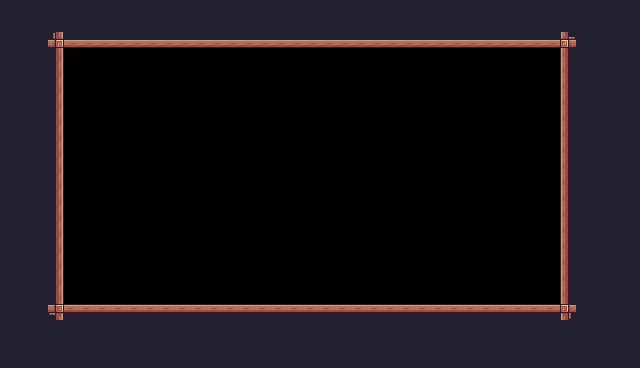

This game map was drawn from its Tiled (.tmx) file and the tilesets committed beside it. A one-line description and the full map source follow:
An orthogonal 40x23 tile map with 16x16 px tiles, 1 tile layer (Background) and 1 object (Player).

<map version="1.10" tiledversion="1.10.2" orientation="orthogonal" renderorder="right-down" width="40" height="23" tilewidth="16" tileheight="16" infinite="0" nextlayerid="4" nextobjectid="53">
 <tileset firstgid="1" source="Pixel Adventure.tsx" />
 <layer id="1" name="Background" width="40" height="23">
  <properties>
   <property name="BackgroundColor" value="Blue" />
  </properties>
  <data encoding="csv">
24,24,24,24,24,24,24,24,24,24,24,24,24,24,24,24,24,24,24,24,24,24,24,24,24,24,24,24,24,24,24,24,24,24,24,24,24,24,24,24,
24,24,24,24,24,24,24,24,24,24,24,24,24,24,24,24,24,24,112,112,112,112,112,112,112,112,112,112,112,112,112,24,24,24,24,24,24,24,24,24,
24,24,24,135,134,134,134,134,134,134,134,134,134,134,134,134,134,134,134,134,134,134,134,134,134,134,134,134,134,134,134,134,134,134,134,133,24,24,24,24,
24,24,24,113,0,0,0,0,0,0,0,0,0,0,0,0,0,0,0,0,0,0,0,0,0,0,0,0,0,0,0,0,0,0,0,111,24,24,24,24,
24,24,24,113,0,0,0,0,0,0,0,0,0,0,0,0,0,0,0,0,0,0,0,0,0,0,0,0,0,0,0,0,0,0,0,111,24,24,24,24,
24,24,24,113,0,0,0,0,0,0,0,0,0,0,0,0,0,0,0,0,0,0,0,0,0,0,0,0,0,0,0,0,0,0,0,111,24,24,24,24,
24,24,24,113,0,0,0,0,0,0,0,0,0,0,0,0,0,0,0,0,0,0,0,0,0,0,0,0,0,0,0,0,0,0,0,111,24,24,24,24,
24,24,24,113,0,0,0,0,0,0,0,0,0,0,0,0,0,0,0,0,0,0,0,0,0,0,0,0,0,0,0,0,0,0,0,111,24,24,24,24,
24,24,24,113,0,0,0,0,0,0,0,0,0,0,0,0,0,0,0,0,0,0,0,0,0,0,0,0,0,0,0,0,0,0,0,111,24,24,24,24,
24,24,24,113,0,0,0,0,0,0,0,0,0,0,0,0,0,0,0,0,0,0,0,0,0,0,0,0,0,0,0,0,0,0,0,111,24,24,24,24,
24,24,24,113,0,0,0,0,0,0,0,0,0,0,0,0,0,0,0,0,0,0,0,0,0,0,0,0,0,0,0,0,0,0,0,111,24,24,24,24,
24,24,24,113,0,0,0,0,0,0,0,0,0,0,0,0,0,0,0,0,0,0,0,0,0,0,0,0,0,0,0,0,0,0,0,111,24,24,24,24,
24,24,24,113,0,0,0,0,0,0,0,0,0,0,0,0,0,0,0,0,0,0,0,0,0,0,0,0,0,0,0,0,0,0,0,111,24,24,24,24,
24,24,24,113,0,0,0,0,0,0,0,0,0,0,0,0,0,0,0,0,0,0,0,0,0,0,0,0,0,0,0,0,0,0,0,111,24,24,24,24,
24,24,24,113,0,0,0,0,0,0,0,0,0,0,0,0,0,0,0,0,0,0,0,0,0,0,0,0,0,0,0,0,0,0,0,111,24,24,24,24,
24,24,24,113,0,0,0,0,0,0,0,0,0,0,0,0,0,0,0,0,0,0,0,0,0,0,0,0,0,0,0,0,0,0,0,111,24,24,24,24,
24,24,24,113,0,0,0,0,0,0,0,0,0,0,0,0,0,0,0,0,0,0,0,0,0,0,0,0,0,0,0,0,0,0,0,111,24,24,24,24,
24,24,24,113,0,0,0,0,0,0,0,0,0,0,0,0,0,0,0,0,0,0,0,0,0,0,0,0,0,0,0,0,0,0,0,111,24,24,24,24,
24,24,24,113,0,0,0,0,0,0,0,0,0,0,0,0,0,0,0,0,0,0,0,0,0,0,0,0,0,0,0,0,0,0,0,111,24,24,24,24,
24,24,24,91,90,90,90,90,90,90,90,90,90,90,90,90,90,90,90,90,90,90,90,90,90,90,90,90,90,90,90,90,90,90,90,89,24,24,24,24,
24,24,24,24,24,112,112,112,112,112,112,24,24,24,24,24,24,24,24,24,24,24,24,24,24,24,24,24,24,24,24,24,24,24,24,24,24,24,24,24,
24,24,24,24,24,24,24,24,24,24,24,24,24,24,24,24,24,24,24,24,24,24,24,24,24,24,24,24,24,24,24,24,24,24,24,24,24,24,24,24,
24,24,24,24,24,24,24,24,24,24,24,24,24,24,24,24,24,24,24,24,24,24,24,24,24,24,24,24,24,24,24,24,24,24,24,24,24,24,24,24
</data>
 </layer>
 <objectgroup id="2" name="Spawnpoints">
  <object id="52" name="Player" type="Player" x="291.639" y="271.537" width="32" height="32" />
 </objectgroup>
</map>
